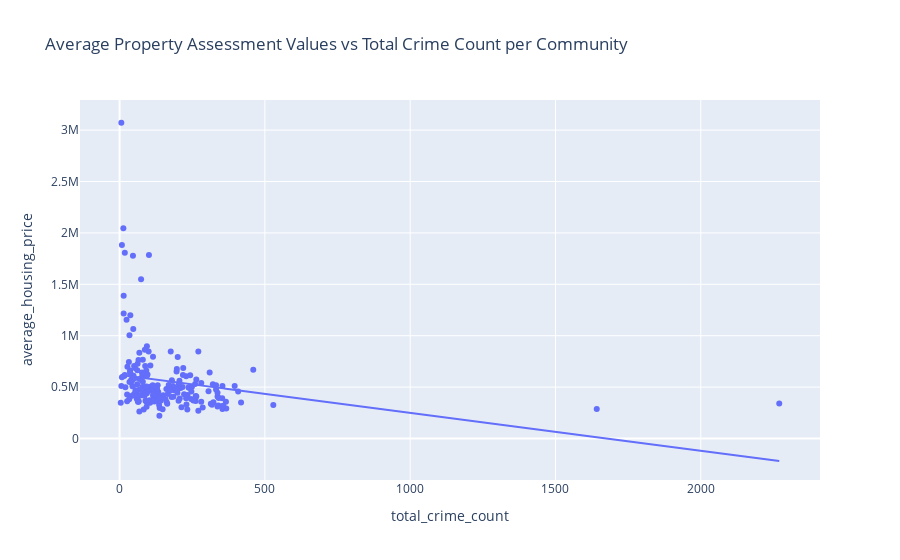
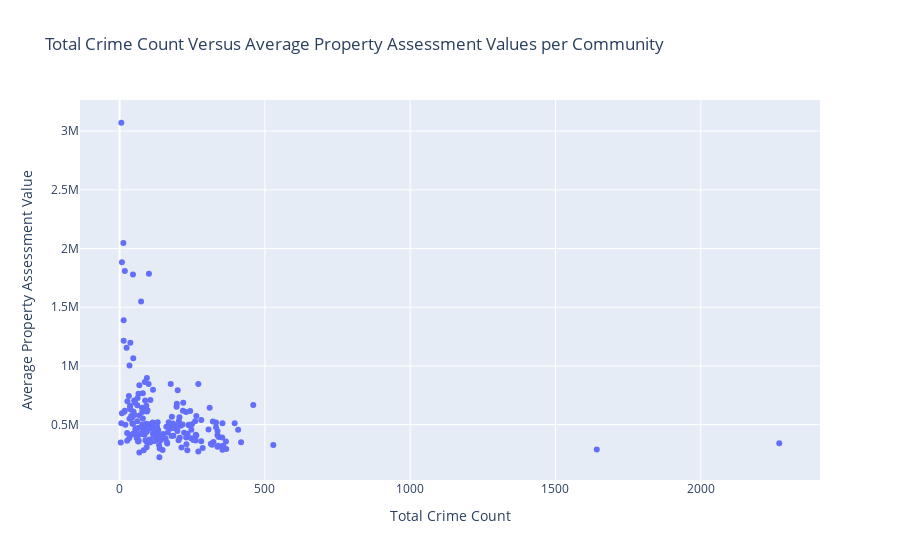

Notebook cell for these charts, in order:
### Code cell
#USED FOR PART 1 AND 2 OF GUIDING QUESTION 1
#graph showing the avg housing price vs total crime count
fig = go.Figure()

fig = px.scatter(pricecrimetable, x = "total_crime_count", y = "average_housing_price", trendline = "ols", title = "Average Property Assessment Values vs Total Crime Count per Community")
fig.show()


#same graph as above, just w/nice titles
fig = go.Figure()

fig.add_trace(go.Scatter(
    y = pricecrimetable["average_housing_price"],
    x = pricecrimetable["total_crime_count"],
    mode = "markers"))

fig.update_layout(yaxis_title = "Average Property Assessment Value", xaxis_title = "Total Crime Count", title = "Total Crime Count Versus Average Property Assessment Values per Community")
fig.show()

### Figure 1 — Plotly figure (JSON) as saved in the notebook; plotly's stock layout.template omitted (floating-point values rounded to 4 significant figures; data arrays with more than 128 entries replaced by an {"elided": "..."} marker saying what was removed)
{"data": [{"hovertemplate": "total_crime_count=%{x}<br>average_housing_price=%{y}<extra></extra>", "legendgroup": "", "marker": {"color": "#636efa", "symbol": "circle"}, "mode": "markers", "name": "", "orientation": "v", "showlegend": false, "type": "scatter", "x": {"elided": "196 int values"}, "xaxis": "x", "y": {"elided": "196 float values"}, "yaxis": "y"}, {"hovertemplate": "<b>OLS trendline</b><br>average_housing_price = -369.273 * total_crime_count + 619752<br>R<sup>2</sup>=0.053567<br><br>total_crime_count=%{x}<br>average_housing_price=%{y} <b>(trend)</b><extra></extra>", "legendgroup": "", "marker": {"color": "#636efa", "symbol": "circle"}, "mode": "lines", "name": "", "showlegend": false, "type": "scatter", "x": {"elided": "196 int values"}, "xaxis": "x", "y": {"elided": "196 float values"}, "yaxis": "y"}], "layout": {"legend": {"tracegroupgap": 0}, "title": {"text": "Average Property Assessment Values vs Total Crime Count per Community"}, "xaxis": {"anchor": "y", "domain": [0, 1], "title": {"text": "total_crime_count"}}, "yaxis": {"anchor": "x", "domain": [0, 1], "title": {"text": "average_housing_price"}}}}

### Figure 2 — Plotly figure (JSON) as saved in the notebook; plotly's stock layout.template omitted (floating-point values rounded to 4 significant figures; data arrays with more than 128 entries replaced by an {"elided": "..."} marker saying what was removed)
{"data": [{"mode": "markers", "type": "scatter", "x": {"elided": "196 int values"}, "y": {"elided": "196 float values"}}], "layout": {"title": {"text": "Total Crime Count Versus Average Property Assessment Values per Community"}, "xaxis": {"title": {"text": "Total Crime Count"}}, "yaxis": {"title": {"text": "Average Property Assessment Value"}}}}
